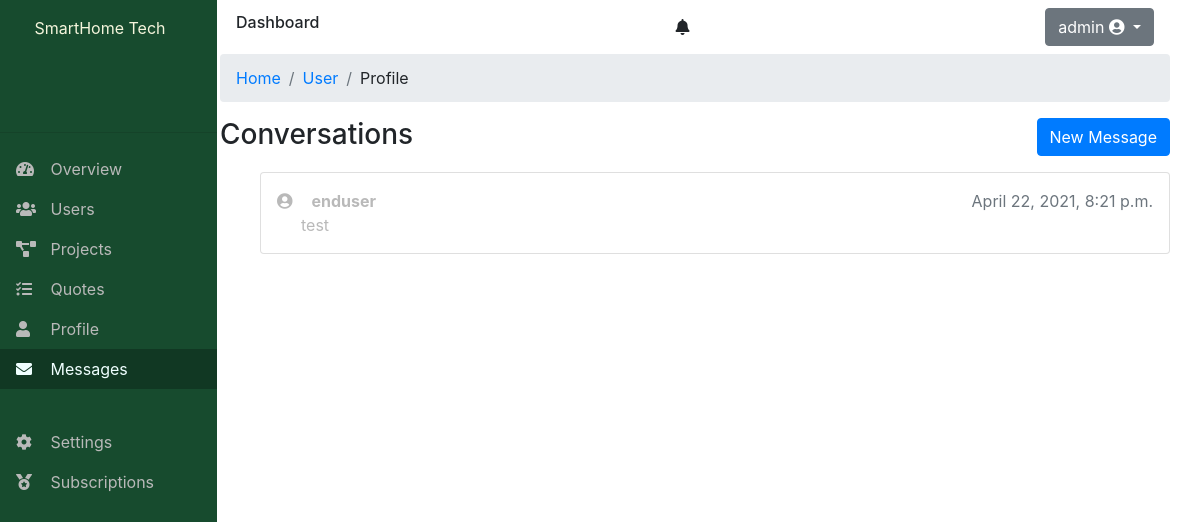
Before: /accounts/messages/ (signed in) with the older database file.
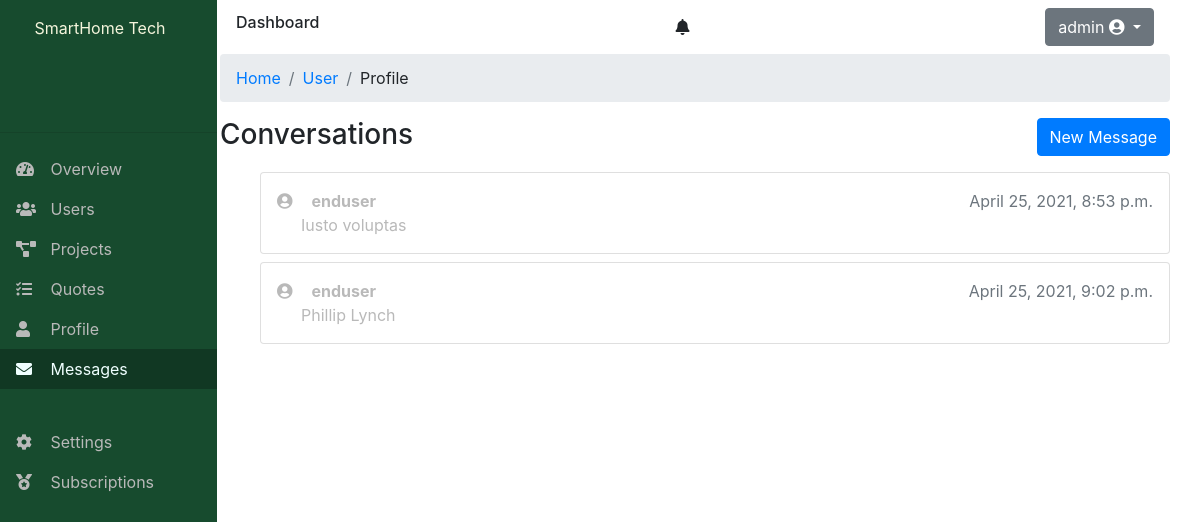
After: the same page with the newer database file.
### dashboard/models.py (models this page shows)
class Message(models.Model):
    subject = models.CharField(max_length=150, blank=True)
    body = models.TextField()
    creator = models.ForeignKey(
        UserDetail, on_delete=models.CASCADE)
    project = models.ForeignKey(
        "dashboard.Project", on_delete=models.CASCADE, blank=True, null=True)
    created = models.DateTimeField(auto_now_add=True)

### accounts/models.py (models this page shows)
class UserDetail(models.Model):
    company_name = models.CharField(max_length=100, blank=True)
    department = models.CharField(max_length=100, blank=True)
    position = models.CharField(max_length=100, blank=True)
    designation = models.CharField(max_length=50, blank=True)
    address = models.OneToOneField(AddressInfo, on_delete=models.CASCADE)
    contact = models.OneToOneField(ContactDetail, on_delete=models.CASCADE)
    user = models.OneToOneField(User, on_delete=models.CASCADE)
    uuid = models.UUIDField(default=uuid.uuid4, unique=True, editable=False)

### dashboard/decorators.py (the view)
        def wrapper_func(request, *args, **kwargs):
            group = None
            if request.user.groups.exists():
                group = request.user.groups.all()[0].name
            else:
                raise ValueError('error')
            if group in allowed_groups:
                return view_func(request, *args, **kwargs)
            else:
                raise Http404("User Group  not allowed")

### dashboard/views/user/messages.py (called while the page is built, shortened)
@login_required(login_url='login')
@allowed_users(allowed_groups=['end-user', 'contractor', 'host'])
def messages(request):
    if request.user.groups.first().name == 'host':
        if request.method == 'POST':
            form = MessageForm(request.POST, request.FILES)
            if form.is_valid():
                instance = form.save(commit=False)
                instance.creator = request.user.userdetail
                instance.save()
                return redirect('message')
        else:
            form = MessageForm()
            messages = Message.objects.all()
            return render(request, 'dashboard/user/messages.html', {'messages': messages, 'form': form})

### dashboard/templates/dashboard/user/messages.html (shortened to what this page needs)
{% extends '../layout.html' %}
{%load static%}
{% load crispy_forms_tags %}
{%block style%}
<link rel="stylesheet" type="text/css" href="{%static 'css/dashboard/messages.css'%}">
{%endblock%}
{%block content%}
<div class="clearfix">
  <h3 class="d-inline">Conversations </h3>
  <button type="button" class="btn btn-primary float-right" data-toggle="modal" data-target="#new">
    New Message
  </button>
</div>
<ul class="my-3">
  {%for message in messages%}
  {%if message.subject%}
  <li class="my-2">
    <a class="card  p-3 bg-white rounded" href="{%url 'message-detail' message.id%}">
      <div class="info">
        <i class="fas fa-user-circle"></i>
        <span class="user-name font-weight-bold">{{message.creator.user}}</span>
        <span class="timestamp text-secondary float-right">{{message.created}}</span>
      </div>
      <div class="message_preview ml-4">{{message.subject}}</div>
    </a>
  </li>
{%endif%}
  {%endfor%}
</ul>
{%endblock%}

Changed rows visible on the page:
changed Message: created "April 22, 2021, 8:21 p.m." → "April 25, 2021, 8:53 p.m."; subject "test" → "Iusto voluptas"
now on this page (row edited): Message: creator.user "enduser", created "April 25, 2021, 9:02 p.m.", subject "Phillip Lynch"
